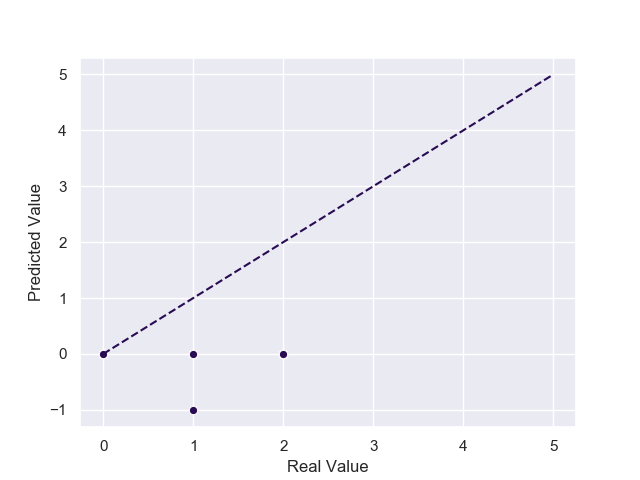

The Python source for this figure:
import numpy as np
import pandas as pd
import os
import matplotlib.pyplot as plt
import seaborn as sns
import matplotlib.pyplot as plt
from sklearn import datasets

wine_df = pd.read_csv('wine.data', sep=',', header=0)
wine_df.columns=['Class','Alcohol', 'Malic Acid', 'Ash', 'Alcalinity of Ash', 'Magnesium', 'Total Phenols',
                'Flavanoids', 'Nonflavanoid Phenols', 'Proanthocyanins', 'Color Intensity', 'Hue',
                'OD Diluted Wines', 'Proline']
#Drop column class
wine_df2 = wine_df.drop(['Class'], axis=1)
os.makedirs('plots', exist_ok=True)

## Print dataset
print(wine_df2.to_string())
print()

# Print summary statistics
print(wine_df2.describe().to_string())

#Printing the pairplot to see the comportament between the features
sns.pairplot(wine_df, hue= 'Class', diag_kind='hist')
plt.savefig('plots/pairplot.png')
plt.show()


# Printing heatmap to see the correlation between the features
os.makedirs('plots/wine-seaborn_heatmap', exist_ok=True)
sns.set()
fig, ax=plt.subplots(figsize=(12,12))
sns.heatmap(wine_df2.corr(),annot=True, cmap='autumn')
ax.set_xticklabels(wine_df2.columns, rotation=45)
ax.set_yticklabels(wine_df2.columns, rotation=45)
plt.savefig('plots/heatmap.png')
plt.show()

#Seeing Alcohol, Ash and Color Intensity among the Classes
plt.style.use("ggplot")
fig, axes = plt.subplots(1, 1, figsize=(5, 5))
axes.grid(axis='y', alpha=0.5)
axes.scatter(wine_df['Alcohol'], wine_df['Ash'])
axes.scatter(wine_df['Alcohol'], wine_df['Color Intensity'])
axes.scatter(wine_df['Alcohol'], wine_df['Class'])
axes.set_title(f'Alcohol comparisons')
axes.legend(['Ash', 'Color Intensity', 'Class'])
plt.savefig('plots/alcohol.ash.colorint.png')
plt.show()


#Starting LogisticRegression
from sklearn.datasets import load_wine
from sklearn.model_selection import train_test_split
from sklearn.linear_model import LogisticRegression

wine = load_wine()
feature_names = wine.feature_names
X = wine.data
y = wine.target

#Splitting features and target datasets into: train and test
X_train, X_test, y_train, y_test = train_test_split(X, y, test_size=0.35)
lr = LogisticRegression(solver='lbfgs', multi_class='auto', max_iter=4000)
lr.fit(X_train, y_train)

# Predicting the results for our test dataset
predicted_values = lr.predict(X_test)

# Printing the residuals: difference between real and predicted
for (real, predicted) in list(zip(y_test, predicted_values)):
   print(f'Value: {real}, pred: {predicted} {"is different" if real != predicted else ""}')

# Printing accuracy score(mean accuracy) from 0 - 1
print(f'Accuracy score is {lr.score(X_test, y_test):.2f}/1 \n')

# Printing the classification report
from sklearn.metrics import classification_report, confusion_matrix, f1_score
print('Classification Report')
print(classification_report(y_test, predicted_values))

# Printing the classification confusion matrix (diagonal is true)
print('Confusion Matrix')
print(confusion_matrix(y_test, predicted_values))
print('Overall f1-score')
print(f1_score(y_test, predicted_values, average="macro"))



# #Printing the colormap
# from matplotlib.colors import ListedColormap
# from sklearn import neighbors, datasets
# # Create color maps for 3-class classification problem, as with wine
# cmap_light = ListedColormap(['#FFAAAA', '#AAFFAA', '#AAAAFF'])
# cmap_bold = ListedColormap(['#FF0000', '#00FF00', '#0000FF'])
#
# wine = load_wine()
# X = wine.data[:, :2]
# y = wine.target
#
# knn = neighbors.KNeighborsClassifier(n_neighbors=1)
# knn.fit(X, y)
## x_min, x_max = X[:, 0].min() - .1, X[:, 0].max() + .1
# y_min, y_max = X[:, 1].min() - .1, X[:, 1].max() + .1
# xx, yy = np.meshgrid(np.linspace(x_min, x_max, 100),
#                      np.linspace(y_min, y_max, 100))
# Z = knn.predict(np.c_[xx.ravel(), yy.ravel()])
# Z = Z.reshape(xx.shape)
# plt.figure()
# plt.pcolormesh(xx, yy, Z, cmap=cmap_light)
## # Plot also the training points
# plt.scatter(X[:, 0], X[:, 1], c=y, cmap=cmap_bold)
# plt.xlabel('Alcohol')
# plt.ylabel('Color Intensity')
# plt.axis('tight')
#plt.savefig('plots/colormap.png')
# plt.legend()

#Plotting predicted vs Real
import matplotlib.pyplot as plt
import seaborn as sns
sns.set(palette="inferno")
residuals = y_test - predicted_values
sns.scatterplot(y_test, residuals)
plt.plot([0, 5], [0, 5], '--')
plt.xlabel('Real Value')
plt.ylabel('Predicted Value')
plt.savefig('plots/project.png')
plt.show()

#Comparing Models
         
import warnings
import numpy as np
import matplotlib.pyplot as plt
from sklearn.datasets import load_wine
from sklearn.metrics import f1_score
from sklearn.model_selection import train_test_split
from sklearn.neighbors import KNeighborsClassifier
from sklearn.preprocessing import StandardScaler
from sklearn.linear_model import LogisticRegression
from sklearn.linear_model import SGDClassifier
from sklearn.naive_bayes import GaussianNB

warnings.filterwarnings("ignore")


# Scaling data (KNeighbors methods do not scale automatically!)
scaler = StandardScaler()
scaler.fit(X)
scaled_features = scaler.transform(X)

# Splitting dataset
X_train, X_test, y_train, y_test = train_test_split(scaled_features, y, test_size=0.35, random_state=1)

f1_scores = []
error_rate = []

# Creating one model for each n neighbors, predicting and storing the result in an array
for Estimator in [KNeighborsClassifier, LogisticRegression, SGDClassifier, GaussianNB]:
    estimator = Estimator()
    estimator.fit(X_train, y_train)
    y_predicted = estimator.predict(X_test)
    f1 = f1_score(y_test, y_predicted, average="macro")
    error = np.mean(y_predicted != y_test)
    f1_scores.append(f1)
    error_rate.append(error)
    print(f'For {type(estimator)} the f1-score is {f1} and error rate is {error}')

# Plotting results
plt.plot(f1_scores, color='green', label='f1 score', linestyle='--')
plt.plot(error_rate, color='red', label='error rate', linestyle='--')
plt.xlabel('n neighbors parameter')
plt.ylabel('f1_score/error_rate')
plt.xticks(np.arange(4), ['KNeighborsClassifier', 'LogisticRegression', 'SGDClassifier', 'GaussianNB'])
plt.legend()
plt.savefig('plots/models f1score and error.png')
plt.show()
